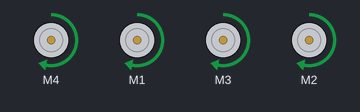
Simulated run of this sketch. Board: Arduino Uno, built with avr-gcc and run on an emulated ATmega328P. Parts: 4 × DC motor (green arrow = forward, orange = backward, longer = faster).

Above: at 1.0 s.
At 3.0 s:
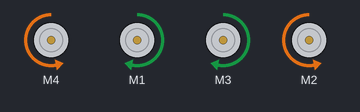
At 5.0 s:
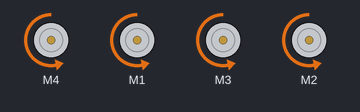
At 7.0 s:
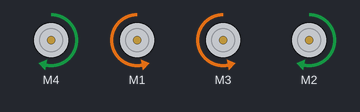
At 10.0 s:
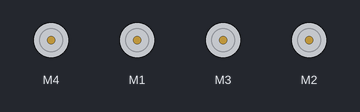
Timing chart, 0 to 10.9 s (numbered marks = the images above):
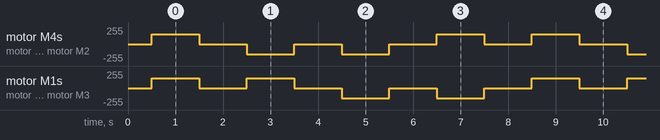

The sketch:

_Robot_control_00_OK.ino
```cpp
#include <AFMotor.h>


/*-----------------------------------------------------------------

  Description des moteurs :
  AF_DCMotor frontRight(4,MOTOR34_64KHZ);
  AF_DCMotor frontLeft(1,MOTOR12_64KHZ);
  AF_DCMotor backRight(3,MOTOR34_64KHZ);
  AF_DCMotor backLeft(2,MOTOR12_64KHZ);

  Fonctions à utiliser :
  void resetStateMotors();
  void goForward(uint16_t speed, unsigned long time);
  void goBackward(uint16_t speed, unsigned long time);
  void goRight(uint16_t speed, unsigned long time);
  void goLeft(uint16_t speed, unsigned long time);
  void goDiagRight(uint16_t speed, unsigned long time, String direction);
  void goDiagLeft(uint16_t speed, unsigned long time, String direction);
  void rotate_90(String direction);
  void rotate_dtheta(String direction);
   -----------------------------------------------------------------
*/
/*changer variable speed dans fonction pour protéger si trop grand
   mode
*/
#define MIN_SPEED     0
#define TEST_SPEED    150
#define TURN_SPEED    150
#define MAX_SPEED     255

#define STATE_LOCK 500

AF_DCMotor frontRight(4,MOTOR34_64KHZ);
AF_DCMotor frontLeft(1,MOTOR12_64KHZ);
AF_DCMotor backRight(3,MOTOR34_64KHZ);
AF_DCMotor backLeft(2,MOTOR12_64KHZ);

uint16_t motorSpeed = 150;
unsigned long oneDemiSec = 500;
unsigned long oneSec = 1000;


void setup() {
  resetStateMotors();

}

void loop() {

  goForward(motorSpeed, oneSec);
  goRight(motorSpeed, oneSec);
  goBackward(motorSpeed, oneSec);
  goLeft(motorSpeed, oneSec);

}


void resetStateMotors(){
  frontRight.setSpeed(0);
  frontRight.run(RELEASE);
  frontLeft.setSpeed(0);
  frontLeft.run(RELEASE);
  backRight.setSpeed(0);
  backRight.run(RELEASE);
  backLeft.setSpeed(0);
  backLeft.run(RELEASE);
  delay(STATE_LOCK);
}

void goForward(uint16_t speed, unsigned long time){
  frontRight.setSpeed(speed);
  frontLeft.setSpeed(speed);
  backRight.setSpeed(speed);
  backLeft.setSpeed(speed);
  frontRight.run(FORWARD);
  frontLeft.run(FORWARD);
  backRight.run(FORWARD);
  backLeft.run(FORWARD);

  delay(time);
  resetStateMotors();

  delay(STATE_LOCK);
}

void goBackward(uint16_t speed, unsigned long time){
  frontRight.setSpeed(speed);
  frontLeft.setSpeed(speed);
  backRight.setSpeed(speed);
  backLeft.setSpeed(speed);
  frontRight.run(BACKWARD);
  frontLeft.run(BACKWARD);
  backRight.run(BACKWARD);
  backLeft.run(BACKWARD);

  delay(time);
  resetStateMotors();

  delay(STATE_LOCK);
}

/* Translation vers la droite */
void goRight(uint16_t speed, unsigned long time){
  frontRight.setSpeed(speed);
  frontLeft.setSpeed(speed);
  backRight.setSpeed(speed);
  backLeft.setSpeed(speed);
  frontRight.run(BACKWARD);
  frontLeft.run(FORWARD);
  backRight.run(FORWARD);
  backLeft.run(BACKWARD);

  delay(time);
  resetStateMotors();

  delay(STATE_LOCK);
}

/* Translation vers la gauche */
void goLeft(uint16_t speed, unsigned long time){
  frontRight.setSpeed(speed);
  frontLeft.setSpeed(speed);
  backRight.setSpeed(speed);
  backLeft.setSpeed(speed);
  frontRight.run(FORWARD);
  frontLeft.run(BACKWARD);
  backRight.run(BACKWARD);
  backLeft.run(FORWARD);

  delay(time);
  resetStateMotors();

  delay(STATE_LOCK);
}

void goDiagRight(uint16_t speed, unsigned long time, String direction){
  if(direction.equals("FORWARD")){
    frontRight.setSpeed(0);
    frontLeft.setSpeed(speed);
    backRight.setSpeed(speed);
    backLeft.setSpeed(0);
    frontRight.run(RELEASE);
    frontLeft.run(FORWARD);
    backRight.run(FORWARD);
    backLeft.run(RELEASE);
  }else if (direction.equals("BACKWARD")){
    frontRight.setSpeed(0);
    frontLeft.setSpeed(speed);
    backRight.setSpeed(speed);
    backLeft.setSpeed(0);
    frontRight.run(RELEASE);
    frontLeft.run(BACKWARD);
    backRight.run(BACKWARD);
    backLeft.run(RELEASE);
  }else{
    resetStateMotors();
  }

  delay(time);
  resetStateMotors();

  delay(STATE_LOCK);
}

void goDiagLeft(uint16_t speed, unsigned long time, String direction){
  if(direction.equals("FORWARD")){
    frontRight.setSpeed(speed);
    frontLeft.setSpeed(0);
    backRight.setSpeed(0);
    backLeft.setSpeed(speed);
    frontRight.run(FORWARD);
    frontLeft.run(RELEASE);
    backRight.run(RELEASE);
    backLeft.run(FORWARD);
  }else if (direction.equals("BACKWARD")){
    frontRight.setSpeed(speed);
    frontLeft.setSpeed(0);
    backRight.setSpeed(0);
    backLeft.setSpeed(speed);
    frontRight.run(BACKWARD);
    frontLeft.run(RELEASE);
    backRight.run(RELEASE);
    backLeft.run(BACKWARD);
  }else{
    resetStateMotors();
  }

  delay(time);
  resetStateMotors();

  delay(STATE_LOCK);
}

/* Effectue une rotation de 90° selon l'axe z */
void rotate_90(String direction){
  frontRight.setSpeed(TURN_SPEED);
  frontLeft.setSpeed(TURN_SPEED);
  backRight.setSpeed(TURN_SPEED);
  backLeft.setSpeed(TURN_SPEED);

  if(direction.equals("RIGHT")){
    frontRight.run(BACKWARD);
    frontLeft.run(FORWARD);
    backRight.run(BACKWARD);
    backLeft.run(FORWARD);
  }else if(direction.equals("LEFT")){
    frontRight.run(FORWARD);
    frontLeft.run(BACKWARD);
    backRight.run(FORWARD);
    backLeft.run(BACKWARD);
  }else{
    resetStateMotors();
  }

  unsigned long const_timeTo90 = 1200;
  delay(const_timeTo90);
  resetStateMotors();

  delay(STATE_LOCK);
}

/* Effectue une rotation de dtheta selon l'axe z. A répéter pour avoir la rotation voulue */
void rotate_dtheta(String direction){
  frontRight.setSpeed(TURN_SPEED);
  frontLeft.setSpeed(TURN_SPEED);
  backRight.setSpeed(TURN_SPEED);
  backLeft.setSpeed(TURN_SPEED);

  if(direction.equals("RIGHT")){
    frontRight.run(BACKWARD);
    frontLeft.run(FORWARD);
    backRight.run(BACKWARD);
    backLeft.run(FORWARD);
  }else if(direction.equals("LEFT")){
    frontRight.run(FORWARD);
    frontLeft.run(BACKWARD);
    backRight.run(FORWARD);
    backLeft.run(BACKWARD);
  }else{
    resetStateMotors();
  }

  unsigned long const_dt = 300;
  delay(const_dt);
  resetStateMotors();

  delay(STATE_LOCK);
}
```

Measured:
- by itself, motor M4, motor M2: repeats every 8.0 s: 2 × (stopped 1.0 s, backward 150/255 1.0 s), 2 × (stopped 1.0 s, forward 150/255 1.0 s)
- by itself, motor M1, motor M3: repeats every 8.0 s: stopped 1.0 s, forward 150/255 1.0 s, 2 × (stopped 1.0 s, backward 150/255 1.0 s), stopped 1.0 s, forward 150/255 1.0 s
